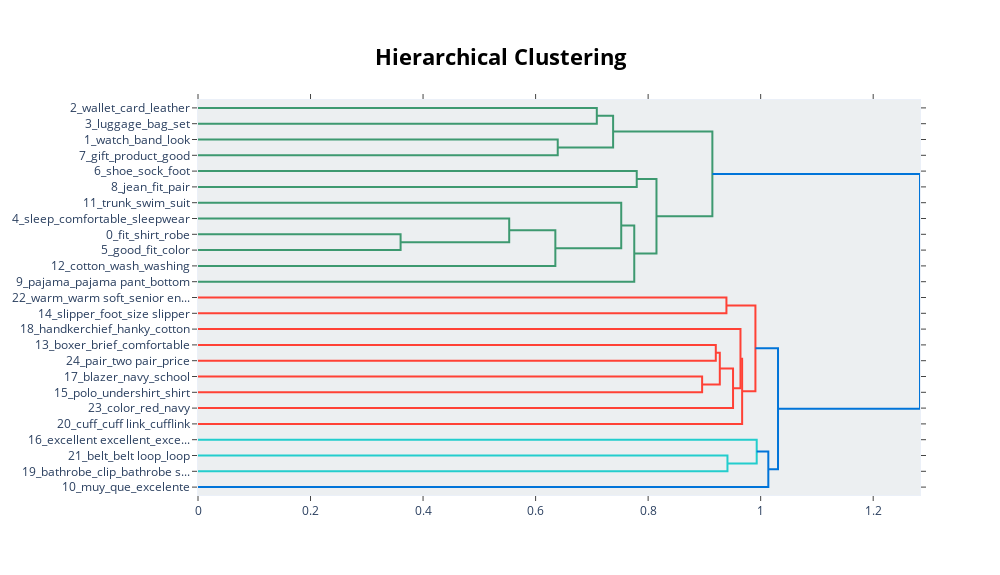

Write notebook code for a chart like this one.
### Markdown cell above
### Visualize Topic Hierarchy

### Code cell
bert_topic_model.visualize_hierarchy(top_n_topics=50)

### Figure 1 — Plotly figure (JSON) as saved in the notebook; plotly's stock layout.template omitted (floating-point values rounded to 4 significant figures)
{"data": [{"hoverinfo": "text", "marker": {"color": "rgb(61,153,112)"}, "mode": "lines", "type": "scatter", "x": [0, 0.7088, 0.7088, 0], "xaxis": "x", "y": [-5, -5, -15, -15], "yaxis": "y"}, {"hoverinfo": "text", "marker": {"color": "rgb(61,153,112)"}, "mode": "lines", "type": "scatter", "x": [0, 0.6394, 0.6394, 0], "xaxis": "x", "y": [-25, -25, -35, -35], "yaxis": "y"}, {"hoverinfo": "text", "marker": {"color": "rgb(61,153,112)"}, "mode": "lines", "type": "scatter", "x": [0.7088, 0.7378, 0.7378, 0.6394], "xaxis": "x", "y": [-10, -10, -30, -30], "yaxis": "y"}, {"hoverinfo": "text", "marker": {"color": "rgb(61,153,112)"}, "mode": "lines", "type": "scatter", "x": [0, 0.7797, 0.7797, 0], "xaxis": "x", "y": [-45, -45, -55, -55], "yaxis": "y"}, {"hoverinfo": "text", "marker": {"color": "rgb(61,153,112)"}, "mode": "lines", "type": "scatter", "x": [0, 0.3601, 0.3601, 0], "xaxis": "x", "y": [-85, -85, -95, -95], "yaxis": "y"}, {"hoverinfo": "text", "marker": {"color": "rgb(61,153,112)"}, "mode": "lines", "type": "scatter", "x": [0, 0.5531, 0.5531, 0.3601], "xaxis": "x", "y": [-75, -75, -90, -90], "yaxis": "y"}, {"hoverinfo": "text", "marker": {"color": "rgb(61,153,112)"}, "mode": "lines", "type": "scatter", "x": [0.5531, 0.6351, 0.6351, 0], "xaxis": "x", "y": [-82.5, -82.5, -105, -105], "yaxis": "y"}, {"hoverinfo": "text", "marker": {"color": "rgb(61,153,112)"}, "mode": "lines", "type": "scatter", "x": [0, 0.7522, 0.7522, 0.6351], "xaxis": "x", "y": [-65, -65, -93.75, -93.75], "yaxis": "y"}, {"hoverinfo": "text", "marker": {"color": "rgb(61,153,112)"}, "mode": "lines", "type": "scatter", "x": [0.7522, 0.7753, 0.7753, 0], "xaxis": "x", "y": [-79.38, -79.38, -115, -115], "yaxis": "y"}, {"hoverinfo": "text", "marker": {"color": "rgb(61,153,112)"}, "mode": "lines", "type": "scatter", "x": [0.7797, 0.8148, 0.8148, 0.7753], "xaxis": "x", "y": [-50, -50, -97.19, -97.19], "yaxis": "y"}, {"hoverinfo": "text", "marker": {"color": "rgb(61,153,112)"}, "mode": "lines", "type": "scatter", "x": [0.7378, 0.9142, 0.9142, 0.8148], "xaxis": "x", "y": [-20, -20, -73.59, -73.59], "yaxis": "y"}, {"hoverinfo": "text", "marker": {"color": "rgb(255,65,54)"}, "mode": "lines", "type": "scatter", "x": [0, 0.9392, 0.9392, 0], "xaxis": "x", "y": [-125, -125, -135, -135], "yaxis": "y"}, {"hoverinfo": "text", "marker": {"color": "rgb(255,65,54)"}, "mode": "lines", "type": "scatter", "x": [0, 0.9203, 0.9203, 0], "xaxis": "x", "y": [-155, -155, -165, -165], "yaxis": "y"}, {"hoverinfo": "text", "marker": {"color": "rgb(255,65,54)"}, "mode": "lines", "type": "scatter", "x": [0, 0.896, 0.896, 0], "xaxis": "x", "y": [-175, -175, -185, -185], "yaxis": "y"}, {"hoverinfo": "text", "marker": {"color": "rgb(255,65,54)"}, "mode": "lines", "type": "scatter", "x": [0.9203, 0.9274, 0.9274, 0.896], "xaxis": "x", "y": [-160, -160, -180, -180], "yaxis": "y"}, {"hoverinfo": "text", "marker": {"color": "rgb(255,65,54)"}, "mode": "lines", "type": "scatter", "x": [0.9274, 0.9509, 0.9509, 0], "xaxis": "x", "y": [-170, -170, -195, -195], "yaxis": "y"}, {"hoverinfo": "text", "marker": {"color": "rgb(255,65,54)"}, "mode": "lines", "type": "scatter", "x": [0, 0.9641, 0.9641, 0.9509], "xaxis": "x", "y": [-145, -145, -182.5, -182.5], "yaxis": "y"}, {"hoverinfo": "text", "marker": {"color": "rgb(255,65,54)"}, "mode": "lines", "type": "scatter", "x": [0.9641, 0.9671, 0.9671, 0], "xaxis": "x", "y": [-163.8, -163.8, -205, -205], "yaxis": "y"}, {"hoverinfo": "text", "marker": {"color": "rgb(255,65,54)"}, "mode": "lines", "type": "scatter", "x": [0.9392, 0.9907, 0.9907, 0.9671], "xaxis": "x", "y": [-130, -130, -184.4, -184.4], "yaxis": "y"}, {"hoverinfo": "text", "marker": {"color": "rgb(35,205,205)"}, "mode": "lines", "type": "scatter", "x": [0, 0.941, 0.941, 0], "xaxis": "x", "y": [-225, -225, -235, -235], "yaxis": "y"}, {"hoverinfo": "text", "marker": {"color": "rgb(35,205,205)"}, "mode": "lines", "type": "scatter", "x": [0, 0.993, 0.993, 0.941], "xaxis": "x", "y": [-215, -215, -230, -230], "yaxis": "y"}, {"hoverinfo": "text", "marker": {"color": "rgb(0,116,217)"}, "mode": "lines", "type": "scatter", "x": [0.993, 1.014, 1.014, 0], "xaxis": "x", "y": [-222.5, -222.5, -245, -245], "yaxis": "y"}, {"hoverinfo": "text", "marker": {"color": "rgb(0,116,217)"}, "mode": "lines", "type": "scatter", "x": [0.9907, 1.031, 1.031, 1.014], "xaxis": "x", "y": [-157.2, -157.2, -233.8, -233.8], "yaxis": "y"}, {"hoverinfo": "text", "marker": {"color": "rgb(0,116,217)"}, "mode": "lines", "type": "scatter", "x": [0.9142, 1.283, 1.283, 1.031], "xaxis": "x", "y": [-46.8, -46.8, -195.5, -195.5], "yaxis": "y"}], "layout": {"autosize": false, "height": 575, "hoverlabel": {"bgcolor": "white", "font": {"family": "Rockwell", "size": 16}}, "hovermode": "closest", "plot_bgcolor": "#ECEFF1", "showlegend": false, "title": {"font": {"color": "Black", "size": 22}, "text": "<b>Hierarchical Clustering</b>", "x": 0.5, "xanchor": "center", "yanchor": "top"}, "width": 1000, "xaxis": {"autorange": true, "mirror": "allticks", "range": [0, 1.283], "rangemode": "tozero", "showgrid": false, "showline": true, "showticklabels": true, "ticks": "outside", "type": "linear", "zeroline": false}, "yaxis": {"mirror": "allticks", "range": [-250, 0], "rangemode": "tozero", "showgrid": false, "showline": true, "showticklabels": true, "tickmode": "array", "ticks": "outside", "ticktext": ["2_wallet_card_leather", "3_luggage_bag_set", "1_watch_band_look", "7_gift_product_good", "6_shoe_sock_foot", "8_jean_fit_pair", "11_trunk_swim_suit", "4_sleep_comfortable_sleepwear", "0_fit_shirt_robe", "5_good_fit_color", "12_cotton_wash_washing", "9_pajama_pajama pant_bottom", "22_warm_warm soft_senior en...", "14_slipper_foot_size slipper", "18_handkerchief_hanky_cotton", "13_boxer_brief_comfortable", "24_pair_two pair_price", "17_blazer_navy_school", "15_polo_undershirt_shirt", "23_color_red_navy", "20_cuff_cuff link_cufflink", "16_excellent excellent_exce...", "21_belt_belt loop_loop", "19_bathrobe_clip_bathrobe s...", "10_muy_que_excelente"], "tickvals": [-5, -15, -25, -35, -45, -55, -65, -75, -85, -95, -105, -115, -125, -135, -145, -155, -165, -175, -185, -195, -205, -215, -225, -235, -245], "type": "linear", "zeroline": false}}}
